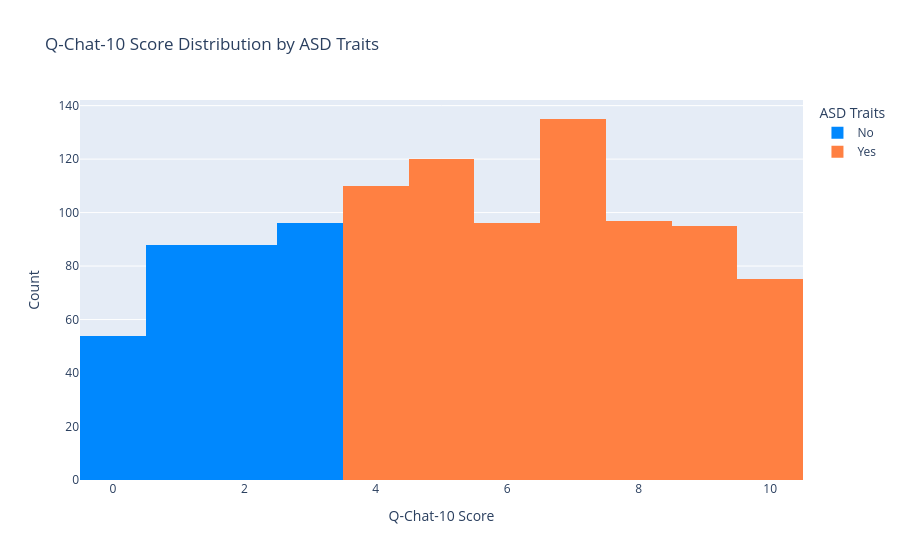

The cell this chart's notebook holds for it:
### Code cell
fig_histo_q10_score = px.histogram(
    asd_toddlers_df, 
    x="Qchat-10-Score", 
    color="ASD_Traits",
    barmode="stack",
    nbins=11,
    color_discrete_map={"Yes": "#FF8042", "No": "#0088FE"},
    title="Q-Chat-10 Score Distribution by ASD Traits",
    labels={"Qchat-10-Score": "Q-Chat-10 Score", "ASD_Traits": "ASD Traits"}
)
fig_histo_q10_score.update_layout(
    xaxis_title="Q-Chat-10 Score",
    yaxis_title="Count",
    legend_title="ASD Traits",
    font=dict(size=12)
)

### Figure 1 — Plotly figure (JSON) as saved in the notebook; plotly's stock layout.template omitted (floating-point values rounded to 4 significant figures; data arrays with more than 128 entries replaced by an {"elided": "..."} marker saying what was removed)
{"data": [{"bingroup": "x", "hovertemplate": "ASD Traits=No<br>Q-Chat-10 Score=%{x}<br>count=%{y}<extra></extra>", "legendgroup": "No", "marker": {"color": "#0088FE", "pattern": {"shape": ""}}, "name": "No", "nbinsx": 11, "orientation": "v", "showlegend": true, "type": "histogram", "x": {"elided": "326 int values"}, "xaxis": "x", "yaxis": "y"}, {"bingroup": "x", "hovertemplate": "ASD Traits=Yes<br>Q-Chat-10 Score=%{x}<br>count=%{y}<extra></extra>", "legendgroup": "Yes", "marker": {"color": "#FF8042", "pattern": {"shape": ""}}, "name": "Yes", "nbinsx": 11, "orientation": "v", "showlegend": true, "type": "histogram", "x": {"elided": "728 int values"}, "xaxis": "x", "yaxis": "y"}], "layout": {"barmode": "stack", "font": {"size": 12}, "legend": {"title": {"text": "ASD Traits"}, "tracegroupgap": 0}, "title": {"text": "Q-Chat-10 Score Distribution by ASD Traits"}, "xaxis": {"anchor": "y", "domain": [0, 1], "title": {"text": "Q-Chat-10 Score"}}, "yaxis": {"anchor": "x", "domain": [0, 1], "title": {"text": "Count"}}}}
